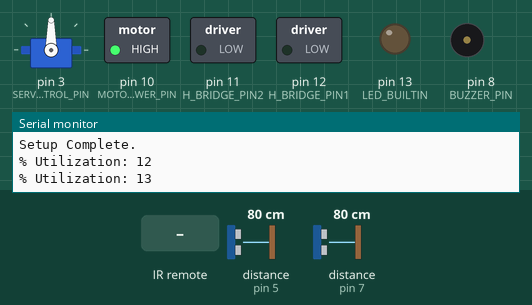
Recording of a sketch running on a simulated Arduino Uno, built with avr-gcc and run on an emulated ATmega328P. Shown: servo, switched loads named in the sketch (green lamp = pin HIGH), output pins drawn as LEDs (lit = HIGH), buzzer (waves = sounding, pin HIGH), the last lines printed to the serial monitor. The test bench sets the inputs (shaded band); at power-on: distance to the obstacle (sensors on pin 5, pin 7) 80 cm. The echo pulse lasts 58.3 µs per cm.

Above: at 1.3 s.
1.4 s: infrared code 0xFF02FD received
At 2.7 s:
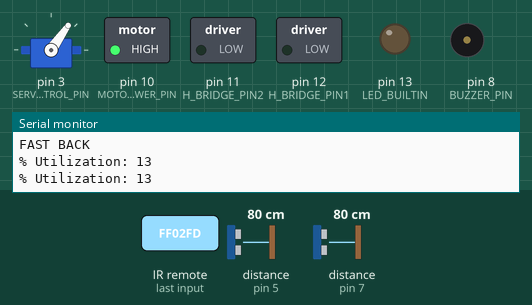
3.0 s: infrared code 0xFFA857 received
At 3.6 s:
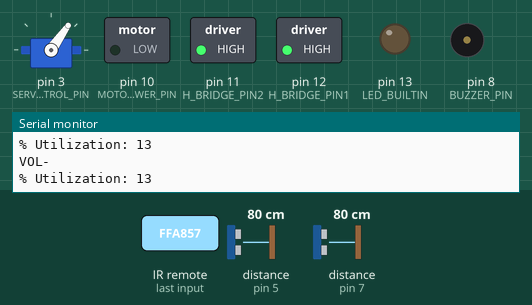
4.5 s: distance to the obstacle (sensor on pin 5) set to 44 cm
6.0 s: distance to the obstacle (sensor on pin 5) set to 37 cm
At 7.1 s:
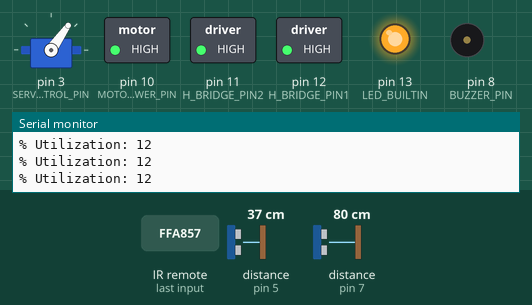
7.5 s: infrared code 0xFF22DD received
At 8.3 s:
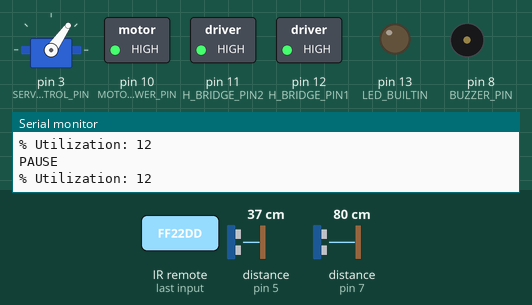
9.0 s: infrared code 0xFFC23D received
At 9.9 s:
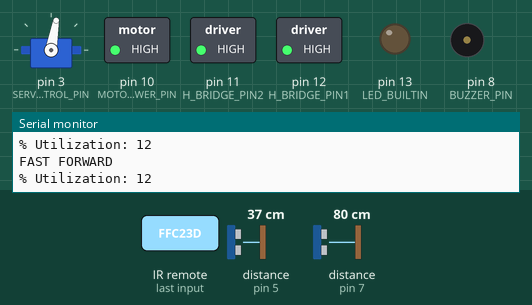
Timing chart, 0 to 11.5 s (numbered marks = the images above; inputs shaded):
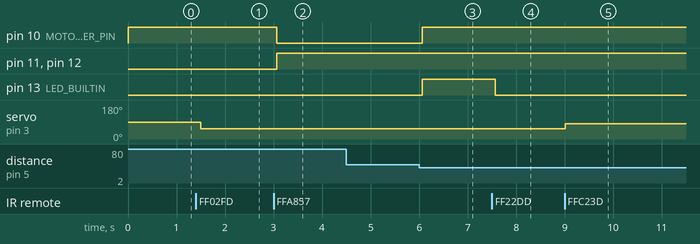

Measured:
- the behaviour switches between 40 and 39 cm on distance to the obstacle (sensor on pin 5) (found by bisection; images 2 and 3)
- after the input at 1.4 s, servo on pin 3 (SERVO_CONTROL_PIN): 90° → 55° after 0.10 s
- after the input at 3.0 s, pin 10 (MOTOR_POWER_PIN): HIGH → LOW after 0.06 s; pin 11 (H_BRIDGE_PIN2), pin 12 (H_BRIDGE_PIN1): LOW → HIGH after 0.06 s
- after the input at 6.0 s, pin 10 (MOTOR_POWER_PIN), pin 13 (LED_BUILTIN): LOW → HIGH after 0.06 s
- after the input at 7.5 s, pin 13 (LED_BUILTIN): HIGH → LOW after 0.07 s
- after the input at 9.0 s, servo on pin 3 (SERVO_CONTROL_PIN): 55° → 80° at once

The sketch:

RoboNex.ino
```cpp
/*reference:
 * https://www.arduino.cc/reference/en/language/functions/digital-io/digitalwrite/
 * our board:
 * https://smile.amazon.com/gp/product/B074WMHLQ4/ref=oh_aui_search_detailpage?ie=UTF8&psc=1
 * language reference:
 * https://www.arduino.cc/reference/en/
 *
 * IDEAS:
 *  Add monitoring of self battery voltage with analog input
 *  Add a backup and turn routine to navigate house
 *  Add a rubber band launcher: http://www.instructables.com/id/Rubber-Band-Gun-Using-an-Arduino/
 *  Add police Lights / reverse lights for the bus
 *  Allow control of lights from the remote
 *  Add control via wifi / webpage (maybe using raspberry pi?)
 *  Get some unit tests
 *
 *  Expected time for pings to run:
*/

//#include "NewTone.h"  //todo: fix conflict with Servo.h
#include "IRremote.h"
#include "SR04.h"
#include "Servo.h"


/////////////////////////////
////////DEFINITIONS//////////
/////////////////////////////

//Debugging flag handled at compile-time to reduce the compiled size of non=verbose code
#define VERBOSE false

#define BEEP_LENGTH_MILLIS 500

#define DESIRED_LOOP_DURATION 500 //todo: this loop duration should be less than 100 ms

////////////// Desired State //////////////

struct {
  int velocity = 0;          // mm/s
                             // If set to zero, go forever.
  bool beeper_on = false;    // true = on
  int steering_position = 0; // % of full steer.  -100% to 100%

  void dump()
  {
    Serial.print("velocity:  "); Serial.println(velocity);
    Serial.print("beeper_on: "); Serial.println(beeper_on);
    Serial.print("steering_position: "); Serial.println(steering_position);
  }
} desired;


////////////// Current Mesured State //////////////
struct {
  // Ultrasonics
  long front_range_cm = 0;  // measured range, cm
  long rear_range_cm  = 0;  // measured range, cm
  bool front_rangefinder_inhibit = false;
  bool rear_rangefinder_inhibit = false;
  // IR Receiver
  decode_results results;   // IR receiver results
  // Velocity command
  int command_velocity = 0; // mm/s
  void dump()
  {
    Serial.print("front_range_cm:            "); Serial.println(front_range_cm);
    Serial.print("rear_range_cm:             "); Serial.println(rear_range_cm);
    Serial.print("front_rangefinder_inhibit: "); Serial.println(front_rangefinder_inhibit);
    Serial.print("rear_rangefinder_inhibit:  "); Serial.println(rear_rangefinder_inhibit);
    Serial.print("results.value:           0x"); Serial.println(results.value, HEX);
  };
} measured;


////////////// Servo Definitions //////////////
Servo steering_servo;
#define SERVO_CENTER_POSITION 80  //must be >= 0 and <= 180
#define SERVO_FULL_LEFT_POSITION 30 //must be >= 0 and <= 180
#define SERVO_CONTROL_PIN 3

////////////// Ultrasonics Definitions //////////////

// Front Ultrasonic Receiver
#define FRONT_TRIG_PIN 7  // from schematic
#define FRONT_ECHO_PIN 6  // from schematic
SR04 front_ultrasonic = SR04(FRONT_ECHO_PIN, FRONT_TRIG_PIN);

// Rear Ultrasonic Receiver
#define REAR_TRIG_PIN 5
#define REAR_ECHO_PIN 4
SR04 rear_ultrasonic = SR04(REAR_ECHO_PIN, REAR_TRIG_PIN);

// One range for all ultrasonics
#define ULTRASONIC_RANGE_THRESHOLD 40  // stop if measured range is below this, cm

////////////// Motor Control Definitions //////////////
#define MOTOR_POWER_PIN  10            // Green
#define H_BRIDGE_PIN1    12            // Yellow - Relay board IN1
#define H_BRIDGE_PIN2    11            // Orange - Relay board IN2

////////////// IR Receiver Control Definitions //////////////
#define IR_RECEIVER_PIN  2     // Signal Pin of IR receiver to Arduino Digital Pin
IRrecv irrecv(IR_RECEIVER_PIN);       // create instance of 'irrecv'

////////////// Buzzer Definitions //////////////
// Buzzer tones

#define DO  262  // C
#define RE  294  // D
#define ME  330  // E
#define FA  349  // F
#define SO  392  // G
#define LA  440  // A
#define SI  494  // B
#define DO2 524  // C
#define BUZZER_TONE RE //set this to your desired tone
#define BUZZER_PIN 8 //Not necessarily a PWM pin, any digital pin will work!!!
#define TONE_WAIT  0 //Duration for tone to run.  Zero = Don't stop

/////////////////////////////
//////// FUNCTIONS //////////
/////////////////////////////

/*
 * set_desired_velocity()
 *
 * This function is the only place where velocity_command is set.
 *   It accepts an integer velocity command in mm/s.  This desired
 *   velocity is applied in each main program loop.
 *
 * Arguments:
 *   newVel - mm/s - Set desired velocity to this.
 */
void set_desired_velocity(int newVel)
{
  #if VERBOSE
  Serial.print("RoboNex.set_desired_velocity :: Setting Desired Velocity from ");
         Serial.print(desired.velocity); Serial.print(" to "); Serial.println(newVel);
  #endif
  desired.velocity = newVel;
}

/*
 * set_backup_beep(bool beep)
 *
 * Set the status of backup beeper.  This is applied in every program cycle.
 */
void set_backup_beep(bool setting)
{
  #if VERBOSE
  Serial.print("RoboNex.set_backup_beep :: Setting Backup Beep to "); Serial.println(setting);
  #endif
  desired.beeper_on = setting;
}

/*
 *  apply_backup_beep_io()
 *
 *  Based on the beeper global variable state, apply the digital IO for the backup beeper.
 *
 */
void apply_backup_beep_io(bool beeper_on)
{
  static int last_xition_millis = 0;
  static bool beep_on = true;

  // Every n Milliseconds, switch the state of the beeper
  if( (millis() - last_xition_millis) > BEEP_LENGTH_MILLIS )
  {
    if(beep_on)
      beep_on=false;
    else
      beep_on=true;

    last_xition_millis = millis();
  }
 /*
  * todo: fix conflict with tone and servo - not enough timing resources?
  // Apply the correct IO
  if(beeper_on && beep_on)
    NewTone(BUZZER_PIN, BUZZER_TONE);  // Turn on backup beeper
  else
    noNewTone(BUZZER_PIN);    // Turn off backup beeper
    */
}

/*
 * stop()
 *
 * Power the motor OFF.  This is used when applying the velocity IO.
 *
 */
void stop()
{
  digitalWrite(MOTOR_POWER_PIN, HIGH);  // Motor power off
}

/*
 * go()
 *
 * Power the motor ON. This is used in either goForward() or goBack()
 */
void go()
{
  digitalWrite(MOTOR_POWER_PIN, LOW);            //motor power on
}

/*
 * increment_steering()
 *
 * Adjust the steering percentage by this value.
 *
 */

void increment_steering(int delta)
{
  int new_steer = desired.steering_position + delta;
  if( (new_steer <= 100) &&
      (new_steer >= -100) )
  {
    desired.steering_position = new_steer;
  }
  else
  {
    return; //do not allow steering beyond +/- 100%
  }

  // Translate steering command to percentage of left and right
  // left is negative, right is positive

  int servo_multiplier = ( SERVO_CENTER_POSITION - SERVO_FULL_LEFT_POSITION );
  int servo_setting = (SERVO_CENTER_POSITION + desired.steering_position * servo_multiplier / 100) ;
  steering_servo.write(servo_setting);
}

/*
 *  goBack()
 *
 *  Switch the motor H-bridge into backward direction and turn on the motor.
 */
void goBack()
{
  //set relays to forward mode
  digitalWrite(H_BRIDGE_PIN1, HIGH);   // Orange - Relay board IN1
  digitalWrite(H_BRIDGE_PIN2, HIGH);   // Yellow - Relay board IN2
  go();   //motor power on

}

/*
 *  goForward()
 *
 *  Switch the motor H-bridge into forward direction and turn on the motor.
 */
void goForward()
{
  // Set relays to forward mode
  digitalWrite(H_BRIDGE_PIN1, LOW);   //sets digital pin 12 off
  digitalWrite(H_BRIDGE_PIN2, LOW);   //sets digital pin 13 off
  // Turn Power on for duration milliseconds
  go();   //motor power on

}

/*
 * set_velocity_io()
 *
 * Apply the commanded velocity IO to the robot. For the Knex vehicle,
 *   that's just switching the h-bridge on in that direction.
 *
 *   Arguments:
 *     v_command - mm/s - signed desired velocity.
 *                        (Currently only really -1,0,1 is used.)
 */
void set_velocity_io(int v_command)
{
  measured.command_velocity = v_command;
  if(v_command > 0)
    goForward();
  else if (v_command < 0)
    goBack();
  else
    stop();
}

/*
 * translateIR()
 *
 * Take action on IR remote control inputs.
 *
 * This function makes changes to global variables, which are applied
 *   to the digital IO on the regular program cycle.
 *
 */
void translateIR(decode_results results) // takes action based on IR code received
{

  switch(results.value)

  {
  case 0xFFA25D: Serial.println("POWER"); break;
  case 0xFFE21D: Serial.println("VOL STOP"); break;
  case 0xFF629D: Serial.println("MODE"); break;
  case 0xFF22DD: Serial.println("PAUSE");
                  set_desired_velocity(0);
                  break;
  case 0xFF02FD: Serial.println("FAST BACK");
                  increment_steering(-50);
                  break;
  case 0xFFC23D: Serial.println("FAST FORWARD");
                  increment_steering(50);
                  break;
  case 0xFFE01F: Serial.println("EQ");    break;
  case 0xFFA857: Serial.println("VOL-");
                 set_desired_velocity(-1);
                 break;
  case 0xFF906F: Serial.println("VOL+");
                 set_desired_velocity(1);
                 break;
  case 0xFF9867: Serial.println("RETURN");    break;
  case 0xFFB04F: Serial.println("USB SCAN");    break;
  case 0xFF6897: Serial.println("0");
                 break;
  case 0xFF30CF: Serial.println("1");
                 break;
  case 0xFF18E7: Serial.println("2");
                 break;
  case 0xFF7A85: Serial.println("3");
                 break;
  case 0xFF10EF: Serial.println("4");
                 break;
  case 0xFF38C7: Serial.println("5");
                 break;
  case 0xFF5AA5: Serial.println("6");
                 break;
  case 0xFF42BD: Serial.println("7");
                 break;
  case 0xFF4AB5: Serial.println("8");
                 break;
  case 0xFF52AD: Serial.println("9");
                 break;
  case 0xFFFFFFFF: Serial.println(" REPEAT");break;

  default:
    Serial.println(" other button   ");

  }// End Case
}


/////////////////////////////
////////   SETUP   //////////
/////////////////////////////

void setup() {
  // Setup the debug serial port
  Serial.begin(9600);

  // Put your setup code here, to run once:
  pinMode(H_BRIDGE_PIN1, OUTPUT);          // sets the digital pin 12 as output
  pinMode(H_BRIDGE_PIN2, OUTPUT);          // sets the digital pin 13 as output
  pinMode(MOTOR_POWER_PIN, OUTPUT);        // sets the digital pin 10 as output

  // Enable IR Remote Control Input
  irrecv.enableIRIn(); // Start the receiver

  // Setup the buzzer pin
  pinMode(BUZZER_PIN, OUTPUT);

  // Make sure we are stopped
  stop();

  // Init built-in LED
  pinMode(LED_BUILTIN, OUTPUT);

  // Init the servo pin
  steering_servo.attach(SERVO_CONTROL_PIN);

  Serial.println("Setup Complete.");

}


/////////////////////////////
//////// MAIN LOOP //////////
/////////////////////////////

void loop() {
  unsigned long loop_start_millis = millis();

  static int command_velocity = 0;  // mm/s
  static unsigned long prev_time = 0;  //microseconds


  // Check for remote control commands
  if (irrecv.decode(&measured.results)) // have we received an IR signal?
  {
    translateIR(measured.results);
    irrecv.resume(); // receive the next value
  }

  // Read the front ultrasonic sensor
  // todo: look into replacing with non-blocking calls.
  measured.front_range_cm = front_ultrasonic.Distance();

  // read the rear ultrasonic
  measured.rear_range_cm=rear_ultrasonic.Distance();


  // Start with desired velocity, prior to sensor limits
  command_velocity = desired.velocity;

  // Limit Forward Velocity based on front ultrasonic
  if( (measured.front_range_cm < ULTRASONIC_RANGE_THRESHOLD) &&
      (command_velocity > 0))
  {
    command_velocity = 0;
    measured.front_rangefinder_inhibit = true;
  }
  else
  {
    measured.front_rangefinder_inhibit = false;
  }

  // Limit reverse velocity based on rear ultrasonic
  if( (measured.rear_range_cm < ULTRASONIC_RANGE_THRESHOLD) &&
           (command_velocity < 0))
  {
    command_velocity = 0;
    measured.rear_rangefinder_inhibit = true;
  }
  else
  {
    measured.rear_rangefinder_inhibit = false;
  }

  // Finally, apply command velocity
  set_velocity_io(command_velocity);

  // Decide whether the backup beep state needs to changed
  if( (command_velocity >= 0) && desired.beeper_on )
    set_backup_beep(false);
  else if( (command_velocity < 0) && !desired.beeper_on )
    set_backup_beep(true);

  // Apply the desired backup beeper state (after evaluating our command velocity)
  apply_backup_beep_io(desired.beeper_on);

  // Indicate whether I'm being blocked by the US with the builtin LED
  if(measured.rear_rangefinder_inhibit || measured.front_rangefinder_inhibit)
    digitalWrite(LED_BUILTIN, HIGH);  // LED on
  else
    digitalWrite(LED_BUILTIN, LOW);   // LED off

  // Dump measured values at end of the program cycle
  #if VERBOSE
  Serial.println("----------------------------------------");
  measured.dump();
  Serial.println("----------------------------------------");
  unsigned long delta_time = micros() - prev_time;
  prev_time = micros();
  Serial.print("Cycle Duration (micros) : "); Serial.println(delta_time);
  #endif

  // Loop Timing
  unsigned long loop_duration = millis() - loop_start_millis;
  int loop_wait = DESIRED_LOOP_DURATION - loop_duration;
  if(loop_wait >= 0)
  {
    delay(loop_wait);
    unsigned int utilization = 100 - ((loop_wait * 100) / DESIRED_LOOP_DURATION);
    Serial.print("% Utilization: "); Serial.println(utilization);
  }
  else
  {
    Serial.println("WARNING: LOOP DURATION EXCEEDED!!!!!!!!!!!!!!!!!!!!!!!!!!!!!!!!!!");
  }
}
```
